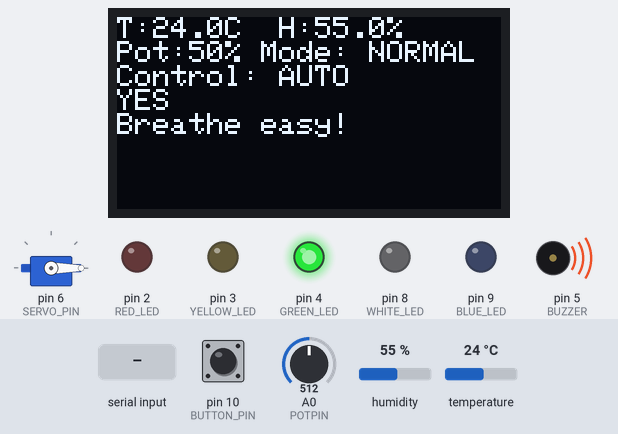
Simulated run of this sketch. Board: Arduino Uno, built with avr-gcc and run on an emulated ATmega328P. On the bench: 128×64 one-colour display, servo, output pins drawn as LEDs (lit = HIGH), buzzer (waves = sounding). Inputs (shaded band) come from the test bench; at power-on: pin 10 (BUTTON_PIN) HIGH, humidity 55 %, A0 (POTPIN) = 512, temperature 24 °C. Random numbers use the default seed unless the sketch sets one; what the sketch prints to the serial monitor is not drawn.

Above: at 2.34 s.
3.3 s: "1\n" received over Serial
At 4.9 s:
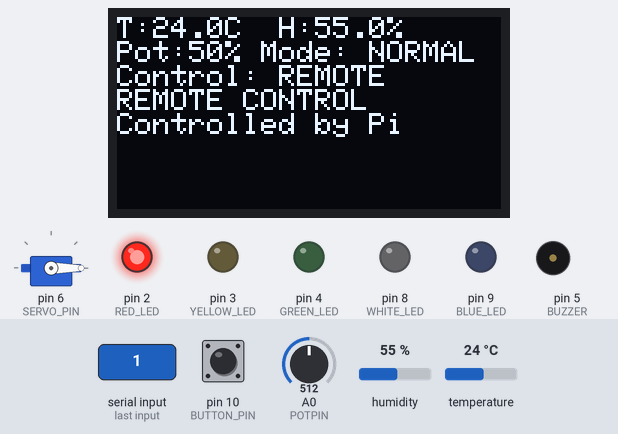
5.8 s: pin 10 (BUTTON_PIN) pulled LOW for 0.15 s
At 8.7 s:
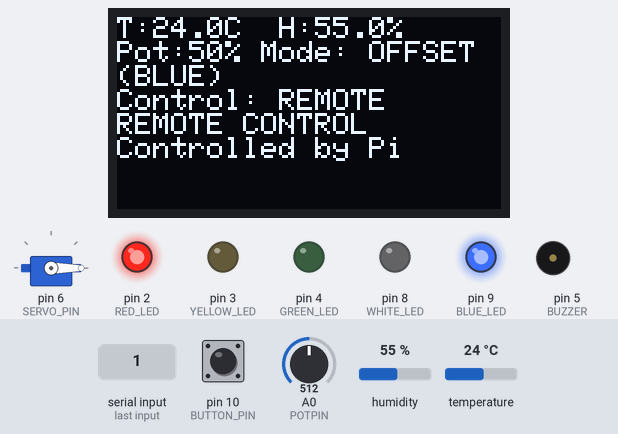
9.1 s: byte 65 ('A') received over Serial
At 10.6 s:
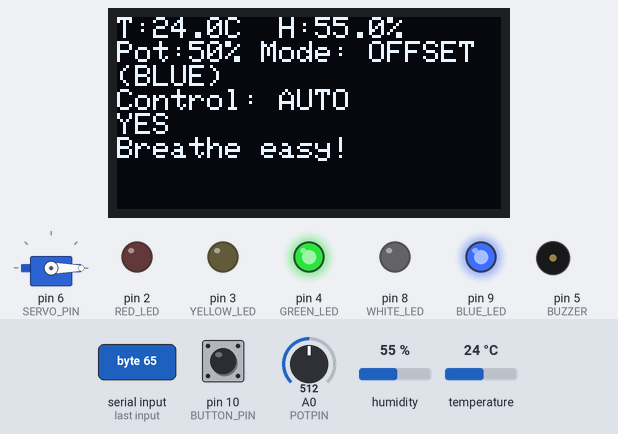
12.7 s: humidity set to 41 %
At 15.9 s:
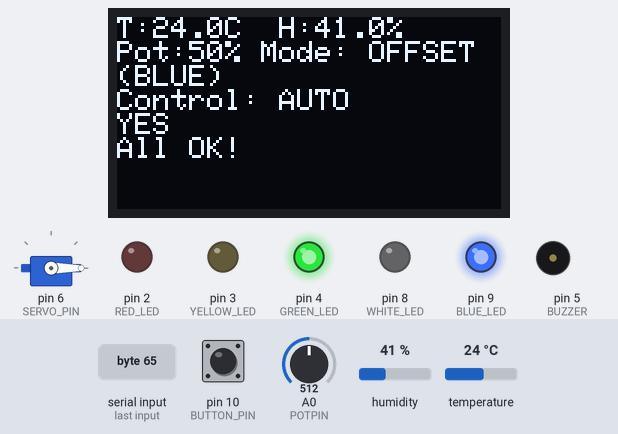
16.0 s: humidity set to 38 %
At 17.3 s:
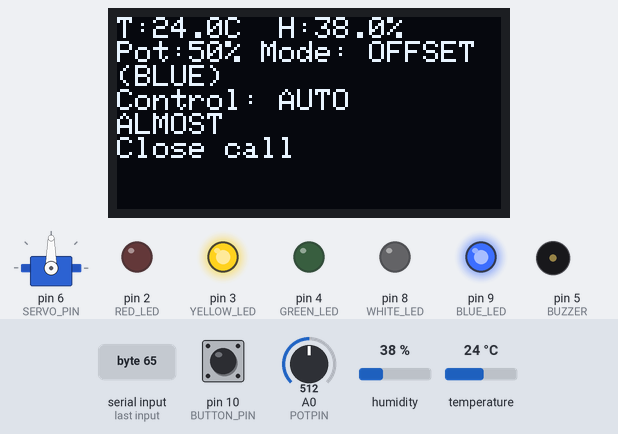
19.2 s: A0 (POTPIN) set to 323
At 20.5 s:
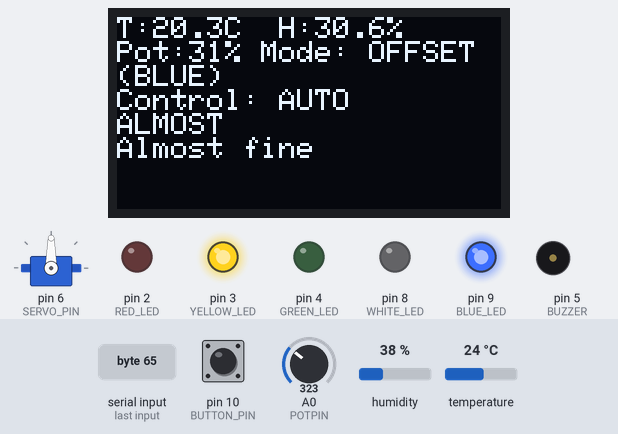
22.5 s: A0 (POTPIN) set to 292
Timing chart, 0 to 30.2 s (numbered marks = the images above; inputs shaded):
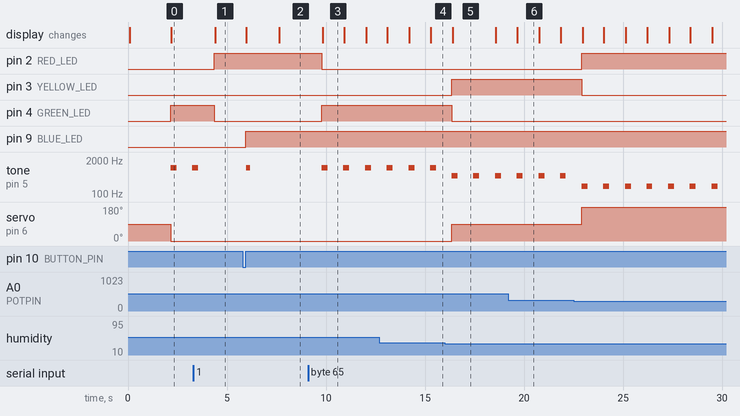

The sketch:

EnviroGuardian.ino
```cpp
#include <DHT.h>
#include <Servo.h>
#include <Wire.h>
#include <Adafruit_GFX.h>
#include <Adafruit_SSD1306.h>

#define DHTPIN 7
#define DHTTYPE DHT11
#define POTPIN A0  // Potentiometer on analog pin A0
#define BUTTON_PIN 10  // Button on pin 10

// Status LEDs
#define RED_LED 2
#define YELLOW_LED 3
#define GREEN_LED 4
#define BUZZER 5

// Mode indicator LEDs
#define BLUE_LED 9   // Blue LED for OFFSET mode
#define WHITE_LED 8  // White LED for OVERRIDE mode
#define SERVO_PIN 6

DHT dht(DHTPIN, DHTTYPE);
Servo myServo;

#define SCREEN_WIDTH 128
#define SCREEN_HEIGHT 64
Adafruit_SSD1306 display(SCREEN_WIDTH, SCREEN_HEIGHT, &Wire, -1);

// Random messages
String positiveMessages[] = {"You're good!", "Nice day!", "All OK!", "Stay chill!", "Breathe easy!"};
String negativeMessages[] = {"Too hot!", "Too damp!", "Fix this!", "Not great!", "Yikes!"};
String neutralMessages[] = {"Almost fine", "Watch it", "Close call", "Keep steady", "Borderline"};

// Operating mode
enum Mode {
  NORMAL,      // Normal operation - use actual sensor readings
  OFFSET,      // Offset mode - add potentiometer value to readings
  OVERRIDE     // Override mode - potentiometer directly sets values
};

Mode currentMode = NORMAL;
int lastButtonState = HIGH;  // Last button state (not pressed)
unsigned long lastDebounceTime = 0;  // Last debounce time
unsigned long debounceDelay = 50;    // Debounce delay

// Add debug indicator
bool buttonPressed = false;

// Control flags - used for remote control
bool autoMode = true;  // When true, system operates normally; when false, remote commands control outputs
bool redLedOverride = false;
bool yellowLedOverride = false;
bool greenLedOverride = false;
bool buzzerOverride = false;
int servoOverridePos = -1;  // -1 means no override

// Configurable threshold values for temperature and humidity
// GOOD: temp between goodTempMin and goodTempMax, humidity between goodHumMin and goodHumMax
// ACCEPTABLE: temp between acceptableTempMin and acceptableTempMax, humidity between acceptableHumMin and acceptableHumMax
// BAD: anything else
float goodTempMin = 22.0;
float goodTempMax = 27.0;
float goodHumMin = 40.0;
float goodHumMax = 60.0;
float acceptableTempMin = 20.0;
float acceptableTempMax = 30.0;
float acceptableHumMin = 30.0;
float acceptableHumMax = 70.0;

void setup() {
  Serial.begin(9600);

  // Initialize DHT sensor
  dht.begin();

  // Initialize the display with the correct I2C address (0x3C is common)
  if (!display.begin(SSD1306_SWITCHCAPVCC, 0x3C)) {
    Serial.println(F("SSD1306 allocation failed"));
    for (;;);
  }
  display.clearDisplay();
  display.setTextSize(1);
  display.setTextColor(SSD1306_WHITE);
  display.display();

  // Initialize LEDs and buzzer
  pinMode(RED_LED, OUTPUT);
  pinMode(YELLOW_LED, OUTPUT);
  pinMode(GREEN_LED, OUTPUT);
  pinMode(BUZZER, OUTPUT);

  // Initialize mode indicator LEDs
  pinMode(BLUE_LED, OUTPUT);
  pinMode(WHITE_LED, OUTPUT);

  // Initialize the servo
  myServo.attach(SERVO_PIN);

  // Initialize button pin as input with internal pull-up
  pinMode(BUTTON_PIN, INPUT_PULLUP);

  // Show startup message
  display.setCursor(0, 0);
  display.println("EnviroGuardian");
  display.println("Mode: NORMAL");
  display.println("Remote control: READY");
  display.display();
  delay(2000);

  randomSeed(analogRead(0));  // Seed randomness
}

void loop() {
  // Check for incoming commands first
  checkSerialCommands();

  // Read the button state with improved debounce
  checkButtonAndUpdateMode();

  // Read potentiometer value and convert to percentage
  int potValue = analogRead(POTPIN);  // 0-1023
  int potPercent = map(potValue, 0, 1023, 0, 100);

  // Read actual sensor values
  float rawTemp = dht.readTemperature();
  float rawHum = dht.readHumidity();

  // Initialize final values that will be used
  float temp = rawTemp;
  float hum = rawHum;

  if (isnan(temp) || isnan(hum)) {
    Serial.println("Failed to read from DHT sensor!");
    return;
  }

  // Apply potentiometer adjustment based on mode
  switch(currentMode) {
    case NORMAL:
      // No adjustment to readings
      break;

    case OFFSET:
      // Convert pot to +/- 10 offset for temperature and +/- 20 for humidity
      float tempOffset, humOffset;
      tempOffset = map(potValue, 0, 1023, -100, 100) / 10.0;
      humOffset = map(potValue, 0, 1023, -200, 200) / 10.0;

      temp = rawTemp + tempOffset;
      hum = rawHum + humOffset;
      break;

    case OVERRIDE:
      // Potentiometer directly sets values
      temp = map(potValue, 0, 1023, 10, 40);  // 10-40°C range
      hum = map(potValue, 0, 1023, 20, 90);   // 20-90% humidity range
      break;
  }

  // Send data over serial in the format expected by EGDBCollect.py
  Serial.print("Mode: ");
  switch(currentMode) {
    case NORMAL:
      Serial.print("NORMAL");
      break;
    case OFFSET:
      Serial.print("OFFSET");
      break;
    case OVERRIDE:
      Serial.print("OVERRIDE");
      break;
  }
  Serial.print(" | Pot: ");
  Serial.print(potPercent);
  Serial.print("% | RawTemp: ");
  Serial.print(rawTemp);
  Serial.print("°C | FinalTemp: ");
  Serial.print(temp);
  Serial.print("°C | RawHum: ");
  Serial.print(rawHum);
  Serial.print("% | FinalHum: ");
  Serial.print(hum);
  Serial.print("% | ");

  // Update mode indicator LEDs based on current mode
  updateModeLEDs();

  // Display the readings and mode
  display.clearDisplay();
  display.setCursor(0, 0);

  display.print("T:");
  display.print(temp, 1);
  display.print("C  H:");
  display.print(hum, 1);
  display.println("%");

  display.print("Pot:");
  display.print(potPercent);
  display.print("% ");

  display.print("Mode: ");
  switch(currentMode) {
    case NORMAL:
      display.println("NORMAL");
      break;
    case OFFSET:
      display.println("OFFSET (BLUE)");
      break;
    case OVERRIDE:
      display.println("OVERRIDE (WHITE)");
      break;
  }

  display.print("Control: ");
  display.println(autoMode ? "AUTO" : "REMOTE");

  String statusMessage;
  String feedback;

  // Check temperature and humidity conditions for status
  if (autoMode) {
    // Automatic mode - normal operation
    if (temp >= goodTempMin && temp <= goodTempMax && hum >= goodHumMin && hum <= goodHumMax) {
      // GOOD
      digitalWrite(RED_LED, LOW);
      digitalWrite(YELLOW_LED, LOW);
      digitalWrite(GREEN_LED, HIGH);
      tone(BUZZER, 1000, 300);
      myServo.write(0);  // Yes position
      feedback = positiveMessages[random(5)];
      statusMessage = "YES";
      Serial.println(feedback);
    } else if ((temp >= acceptableTempMin && temp <= acceptableTempMax) && (hum >= acceptableHumMin && hum <= acceptableHumMax)) {
      // ACCEPTABLE
      digitalWrite(RED_LED, LOW);
      digitalWrite(GREEN_LED, LOW);
      digitalWrite(YELLOW_LED, HIGH);
      tone(BUZZER, 500, 300);
      myServo.write(90); // Neutral position
      feedback = neutralMessages[random(5)];
      statusMessage = "ALMOST";
      Serial.println(feedback);
    } else {
      // BAD
      digitalWrite(GREEN_LED, LOW);
      digitalWrite(YELLOW_LED, LOW);
      digitalWrite(RED_LED, HIGH);
      tone(BUZZER, 200, 300);
      myServo.write(180); // No position
      feedback = negativeMessages[random(5)];
      statusMessage = "NO";
      Serial.println(feedback);
    }
  } else {
    // Remote control mode - controlled by Pi
    digitalWrite(RED_LED, redLedOverride);
    digitalWrite(YELLOW_LED, yellowLedOverride);
    digitalWrite(GREEN_LED, greenLedOverride);

    if (buzzerOverride) {
      tone(BUZZER, 800, 300);
      buzzerOverride = false;  // Reset after one beep
    }

    if (servoOverridePos >= 0) {
      myServo.write(servoOverridePos);
    }

    statusMessage = "REMOTE CONTROL";
    feedback = "Controlled by Pi";
    Serial.println("Remote controlled");
  }

  display.println(statusMessage);
  display.println(feedback);

  display.display();

  // Shorter delay and check button and serial during wait period
  for (int i = 0; i < 20; i++) {
    checkButtonAndUpdateMode(); // Check for button presses during delay
    checkSerialCommands();      // Check for commands during delay
    delay(50);  // 20 × 50ms = 1 second total
  }
}

// Check for incoming serial commands
void checkSerialCommands() {
  if (Serial.available() > 0) {
    char cmd = Serial.read();

    switch(cmd) {
      case 'A': // Toggle auto/remote mode
        autoMode = true;
        break;
      case 'R': // Toggle to remote mode
        autoMode = false;
        break;

      // LED controls
      case '1': // Red LED on
        redLedOverride = true;
        autoMode = false;
        break;
      case '2': // Red LED off
        redLedOverride = false;
        autoMode = false;
        break;
      case '3': // Yellow LED on
        yellowLedOverride = true;
        autoMode = false;
        break;
      case '4': // Yellow LED off
        yellowLedOverride = false;
        autoMode = false;
        break;
      case '5': // Green LED on
        greenLedOverride = true;
        autoMode = false;
        break;
      case '6': // Green LED off
        greenLedOverride = false;
        autoMode = false;
        break;

      // Buzzer control
      case 'B': // Trigger buzzer
        buzzerOverride = true;
        autoMode = false;
        break;

      // Servo controls
      case 'S': // Set servo position
        if (Serial.available() >= 3) {
          // Read three digits for servo position (000-180)
          char buf[4] = {0};
          Serial.readBytes(buf, 3);
          servoOverridePos = atoi(buf);

          // Constrain to valid servo range
          servoOverridePos = constrain(servoOverridePos, 0, 180);
          autoMode = false;
        }
        break;

      // Mode change commands
      case 'M': // Change mode
        if (Serial.available() > 0) {
          char modeCmd = Serial.read();
          switch(modeCmd) {
            case '1': // Normal mode
              currentMode = NORMAL;
              break;
            case '2': // Offset mode
              currentMode = OFFSET;
              break;
            case '3': // Override mode
              currentMode = OVERRIDE;
              break;
          }
          // Update the mode LEDs immediately when mode changes
          updateModeLEDs();
        }
        break;

      // Threshold update commands
      case 'T': // Update temperature thresholds
        if (Serial.available() > 0) {
          char thresholdType = Serial.read();
          float value = 0.0;

          // Read the threshold value (format: float as string)
          if (Serial.available() > 0) {
            String valueStr = Serial.readStringUntil('\n');
            value = valueStr.toFloat();

            switch(thresholdType) {
              case '1': // Good min temperature
                goodTempMin = value;
                break;
              case '2': // Good max temperature
                goodTempMax = value;
                break;
              case '3': // Acceptable min temperature
                acceptableTempMin = value;
                break;
              case '4': // Acceptable max temperature
                acceptableTempMax = value;
                break;
            }
          }
        }
        break;

      case 'H': // Update humidity thresholds
        if (Serial.available() > 0) {
          char thresholdType = Serial.read();
          float value = 0.0;

          // Read the threshold value (format: float as string)
          if (Serial.available() > 0) {
            String valueStr = Serial.readStringUntil('\n');
            value = valueStr.toFloat();

            switch(thresholdType) {
              case '1': // Good min humidity
                goodHumMin = value;
                break;
              case '2': // Good max humidity
                goodHumMax = value;
                break;
              case '3': // Acceptable min humidity
                acceptableHumMin = value;
                break;
              case '4': // Acceptable max humidity
                acceptableHumMax = value;
                break;
            }
          }
        }
        break;

      case 'G': // Get current thresholds
        // Send all threshold values in a format that can be parsed by the Pi
        Serial.print("THRESHOLDS|");
        Serial.print(goodTempMin); Serial.print("|");
        Serial.print(goodTempMax); Serial.print("|");
        Serial.print(goodHumMin); Serial.print("|");
        Serial.print(goodHumMax); Serial.print("|");
        Serial.print(acceptableTempMin); Serial.print("|");
        Serial.print(acceptableTempMax); Serial.print("|");
        Serial.print(acceptableHumMin); Serial.print("|");
        Serial.println(acceptableHumMax);
        break;
    }
  }
}

// Function to update the mode indicator LEDs based on current mode
void updateModeLEDs() {
  // Turn off all mode LEDs first
  digitalWrite(BLUE_LED, LOW);
  digitalWrite(WHITE_LED, LOW);

  // Turn on the appropriate LED based on current mode
  switch(currentMode) {
    case NORMAL:
      // No LEDs on in NORMAL mode
      break;
    case OFFSET:
      digitalWrite(BLUE_LED, HIGH);  // Blue LED for OFFSET mode
      break;
    case OVERRIDE:
      digitalWrite(WHITE_LED, HIGH); // White LED for OVERRIDE mode
      break;
  }
}

// Function to improve button handling with more reliable mode changing
void checkButtonAndUpdateMode() {
  static bool modeChangeFlag = false;  // Flag to track if we're in the process of changing mode

  // Read the current button state
  int currentButtonState = digitalRead(BUTTON_PIN);

  // Check if the button state has changed
  if (currentButtonState != lastButtonState) {
    // Reset the debounce timer
    lastDebounceTime = millis();
  }

  // If enough time has passed, consider the button state stable
  if ((millis() - lastDebounceTime) > debounceDelay) {
    // Button is pressed (LOW)
    if (currentButtonState == LOW) {
      buttonPressed = true;

      // Only change mode once per button press using the flag
      if (!modeChangeFlag) {
        modeChangeFlag = true;  // Set flag to prevent multiple mode changes while held

        // Cycle through modes
        switch (currentMode) {
          case NORMAL:
            currentMode = OFFSET;
            break;
          case OFFSET:
            currentMode = OVERRIDE;
            break;
          case OVERRIDE:
            currentMode = NORMAL;
            break;
        }

        // Update the mode LEDs immediately when mode changes
        updateModeLEDs();

        // Display mode change with clear visual feedback
        display.clearDisplay();
        display.setCursor(0, 0);
        display.println("MODE CHANGED!");
        display.println();

        display.print("New mode: ");
        switch (currentMode) {
          case NORMAL:
            display.println("NORMAL");
            display.println("No LED indicators");
            break;
          case OFFSET:
            display.println("OFFSET");
            display.println("BLUE LED on");
            break;
          case OVERRIDE:
            display.println("OVERRIDE");
            display.println("WHITE LED on");
            break;
        }

        // Visual indicator that button event was recognized
        display.println();
        display.println("Button press detected!");
        display.display();

        // Beep to confirm mode change (different tones for each mode)
        switch (currentMode) {
          case NORMAL:
            tone(BUZZER, 800, 200);
            break;
          case OFFSET:
            tone(BUZZER, 1000, 200);
            break;
          case OVERRIDE:
            tone(BUZZER, 1200, 200);
            break;
        }

        delay(1000);  // Show mode change message and prevent bouncing
      }
    }
    else {
      // Button is released
      buttonPressed = false;
      modeChangeFlag = false;  // Reset the flag when button is released
    }
  }

  // Save the current button state for next comparison
  lastButtonState = currentButtonState;
}
```

Measured:
- the behaviour switches between 40 and 39 % on humidity (found by bisection; images 4 and 5)
- after the input at 3.3 s, pin 2 (RED_LED): LOW → HIGH after 1.1 s; pin 4 (GREEN_LED): HIGH → LOW after 1.1 s
- after the input at 5.8 s, pin 9 (BLUE_LED): LOW → HIGH after 0.14 s; tone on pin 5 (BUZZER): silent → 1000 Hz after 0.17 s, → silent 0.20 s later; the display: first changes after 0.17 s (image 2 shows a later state)
- after the input at 9.1 s, pin 2 (RED_LED): HIGH → LOW after 0.70 s; pin 4 (GREEN_LED): LOW → HIGH after 0.70 s; tone on pin 5 (BUZZER): alternates 1000 Hz for 0.30 s and silent for 0.80 s, starting after 0.70 s; the display: changes after 0.73 s (image 3)
- after the input at 16.0 s, pin 3 (YELLOW_LED): LOW → HIGH after 0.36 s; pin 4 (GREEN_LED): HIGH → LOW after 0.36 s; servo on pin 6 (SERVO_PIN): 0° → 90° after 0.36 s
- after the input at 22.5 s, pin 2 (RED_LED): LOW → HIGH after 0.43 s; pin 3 (YELLOW_LED): HIGH → LOW after 0.43 s; servo on pin 6 (SERVO_PIN): 90° → 180° after 0.43 s
- what the display in image 3 shows lasts 1.1 s, from 9.8 s to 10.9 s
